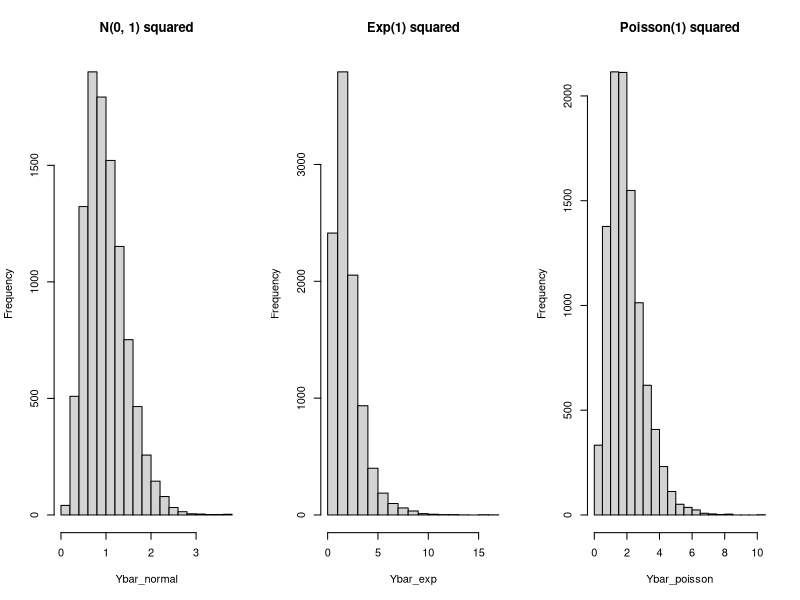
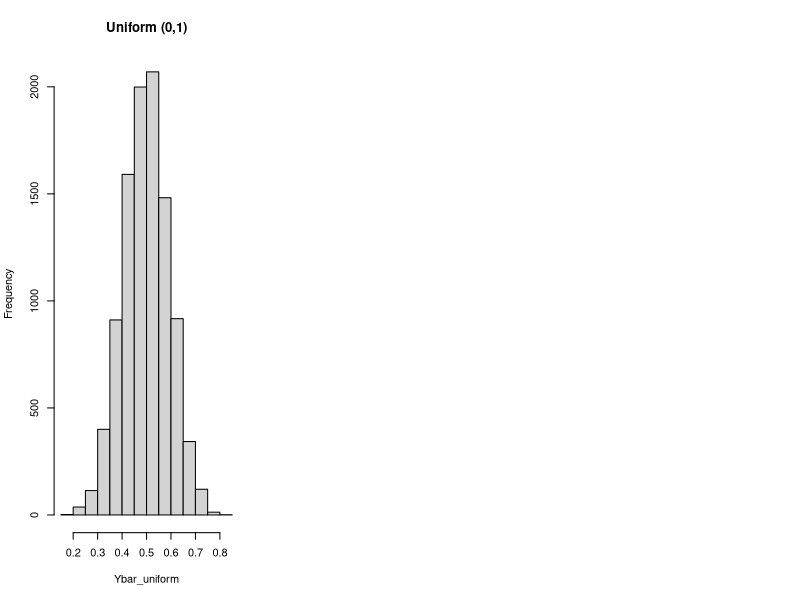

Reproduce these figures in R, in order.
## ---- chunk 1
set.seed(123)
Ybar_normal <- replicate(10000, mean(rnorm(10) ^ 2))
Ybar_exp <- replicate(10000, mean(rexp(10, rate = 1) ^ 2))
Ybar_poisson <- replicate(10000, mean(rpois(10, lambda = 1) ^ 2))
Ybar_uniform <- replicate(10000, mean(runif(10, min = 0, max = 1)))
par(mfrow = c(1, 3))
hist(Ybar_normal, main = "N(0, 1) squared")
hist(Ybar_exp, main = "Exp(1) squared")
hist(Ybar_poisson, main = "Poisson(1) squared")
hist(Ybar_uniform, main = "Uniform (0,1)")
